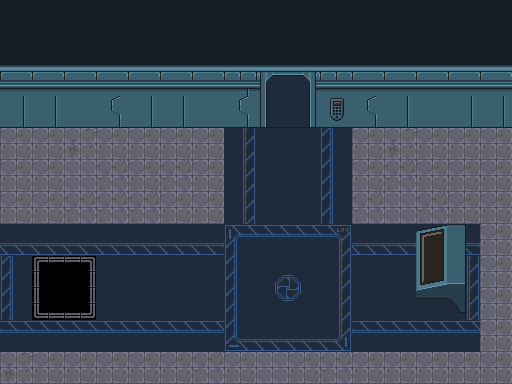

This is a level from a 2D game, rendered from its Tiled map with the project's own tilesets. A one-line summary and the complete map file follow:
An orthogonal 16x12 tile map with 32x32 px tiles, 3 tile layers (Capa de patrones 1, Capa de patrones 2, Capa de patrones 3), 2 tilesets and 9 objects (player, warp).

<map version="1.10" tiledversion="1.10.2" orientation="orthogonal" renderorder="left-up" width="16" height="12" tilewidth="32" tileheight="32" infinite="0" nextlayerid="6" nextobjectid="14">
 <tileset firstgid="1" source="../../art/scifi_space_rpg_tiles_lpcized.tsx" />
 <tileset firstgid="113" source="../../art/scifi_hackspace_frama.tsx" />
 <layer id="1" name="Capa de patrones 1" width="16" height="12">
  <data encoding="csv">
4,4,4,4,4,4,4,4,4,4,4,4,4,4,4,4,
4,4,4,4,4,4,4,4,4,4,4,4,4,4,4,4,
4,4,4,4,4,4,4,4,16,16,4,4,4,4,4,4,
4,4,4,4,4,4,4,4,16,16,4,4,4,4,4,4,
4,4,32,4,4,4,4,17,16,16,15,4,32,4,4,4,
4,4,34,18,4,18,4,17,16,16,15,4,18,4,4,4,
4,4,18,18,18,4,4,17,16,16,15,18,34,18,4,4,
30,30,30,30,30,30,30,1,2,2,59,30,30,30,30,4,
15,5,6,16,16,16,16,15,43,44,17,16,16,16,17,4,
15,19,20,16,16,16,16,15,57,58,17,16,16,16,17,4,
2,2,2,2,2,2,2,29,30,30,31,2,2,2,2,4,
32,4,4,4,4,4,18,4,34,4,18,4,4,4,4,4
</data>
 </layer>
 <layer id="2" name="Capa de patrones 2" width="16" height="12">
  <data encoding="csv">
9,9,9,9,9,9,9,9,9,9,9,9,9,9,9,9,
9,9,9,9,9,9,9,9,9,9,9,9,9,9,9,9,
48,48,48,48,48,48,48,22,23,24,25,48,48,48,48,48,
62,62,39,36,62,62,39,36,37,38,39,36,62,39,62,62,
0,0,0,0,0,0,0,0,0,0,0,0,0,0,0,0,
0,0,0,0,0,0,0,0,0,0,0,0,0,0,0,0,
0,0,0,0,0,0,0,0,0,0,0,0,0,0,0,0,
0,0,0,0,0,0,0,0,0,0,0,0,0,82,83,0,
0,0,0,0,0,0,0,0,0,0,0,0,0,96,97,0,
0,0,0,0,0,0,0,0,0,0,0,0,0,110,111,0,
0,0,0,0,0,0,0,0,0,0,0,0,0,0,0,0,
0,0,0,0,0,0,0,0,0,0,0,0,0,0,0,0
</data>
 </layer>
 <layer id="5" name="Capa de patrones 3" width="16" height="12">
  <data encoding="csv">
0,0,0,0,0,0,0,0,0,0,0,0,0,0,0,0,
0,0,0,0,0,0,0,0,0,0,0,0,0,0,0,0,
0,0,0,0,0,0,0,0,0,0,0,0,0,0,0,0,
0,0,0,0,0,0,0,0,0,0,63,0,0,0,0,0,
0,0,0,0,0,0,0,0,0,0,0,0,0,0,0,0,
0,0,0,0,0,0,0,0,0,0,0,0,0,0,0,0,
0,0,0,0,0,0,0,0,0,0,0,0,0,0,0,0,
0,0,0,0,0,0,0,0,0,0,0,0,0,0,0,0,
0,0,0,0,0,0,0,0,0,0,0,0,0,0,0,0,
0,0,0,0,0,0,0,0,0,0,0,0,0,0,0,0,
0,0,0,0,0,0,0,0,0,0,0,0,0,0,0,0,
0,0,0,0,0,0,0,0,0,0,0,0,0,0,0,0
</data>
 </layer>
 <objectgroup id="3" name="Capa de Objetos 1" visible="0">
  <object id="1" x="-0.611745" y="69.7385" width="260.603" height="58.1158" />
  <object id="3" x="316.884" y="67.2915" width="192.7" height="60.5628" />
  <object id="4" x="417.265" y="224.376" width="48.9396" height="91.7618" />
  <object id="6" name="Player" type="player" x="267.944" y="74.6329">
   <point />
  </object>
  <object id="7" name="TestWarp" type="warp" x="48.0155" y="264.579" width="32.1667" height="43.1667">
   <properties>
    <property name="Map" value="02_map.tmx" />
   </properties>
   <ellipse />
  </object>
  <object id="8" x="-39.1517" y="124.796" width="37.9282" height="258.768" />
  <object id="9" x="1.83524" y="384.176" width="508.36" height="34.2577" />
  <object id="10" x="510.807" y="128.466" width="31.8107" height="254.486" />
  <object id="11" x="250.204" y="48.9396" width="76.4681" height="19.5758" />
 </objectgroup>
</map>
